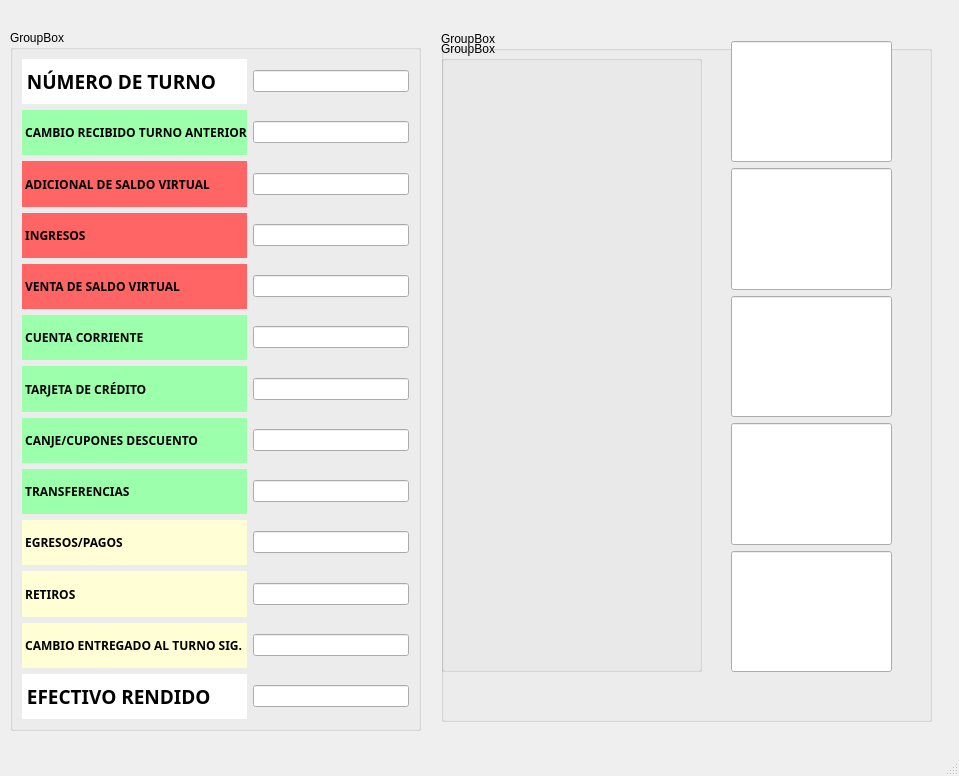
<?xml version="1.0" encoding="UTF-8"?>
<ui version="4.0">
 <class>MainWindow</class>
 <widget class="QMainWindow" name="MainWindow">
  <property name="geometry">
   <rect>
    <x>0</x>
    <y>0</y>
    <width>959</width>
    <height>776</height>
   </rect>
  </property>
  <property name="windowTitle">
   <string>MainWindow</string>
  </property>
  <widget class="QWidget" name="centralwidget">
   <widget class="QGroupBox" name="groupBox_2">
    <property name="geometry">
     <rect>
      <x>441</x>
      <y>31</y>
      <width>491</width>
      <height>691</height>
     </rect>
    </property>
    <property name="sizePolicy">
     <sizepolicy hsizetype="Preferred" vsizetype="MinimumExpanding">
      <horstretch>0</horstretch>
      <verstretch>0</verstretch>
     </sizepolicy>
    </property>
    <property name="title">
     <string>GroupBox</string>
    </property>
    <widget class="QGroupBox" name="groupBox_3">
     <property name="geometry">
      <rect>
       <x>0</x>
       <y>10</y>
       <width>261</width>
       <height>631</height>
      </rect>
     </property>
     <property name="title">
      <string>GroupBox</string>
     </property>
     <widget class="QLabel" name="label">
      <property name="geometry">
       <rect>
        <x>50</x>
        <y>150</y>
        <width>171</width>
        <height>101</height>
       </rect>
      </property>
      <property name="sizePolicy">
       <sizepolicy hsizetype="Expanding" vsizetype="Expanding">
        <horstretch>0</horstretch>
        <verstretch>0</verstretch>
       </sizepolicy>
      </property>
      <property name="text">
       <string/>
      </property>
      <property name="pixmap">
       <pixmap>billete1000.png</pixmap>
      </property>
      <property name="scaledContents">
       <bool>true</bool>
      </property>
     </widget>
     <widget class="QLabel" name="label_3">
      <property name="geometry">
       <rect>
        <x>50</x>
        <y>280</y>
        <width>171</width>
        <height>101</height>
       </rect>
      </property>
      <property name="sizePolicy">
       <sizepolicy hsizetype="Expanding" vsizetype="Expanding">
        <horstretch>0</horstretch>
        <verstretch>0</verstretch>
       </sizepolicy>
      </property>
      <property name="text">
       <string/>
      </property>
      <property name="pixmap">
       <pixmap>billete500.jpg</pixmap>
      </property>
      <property name="scaledContents">
       <bool>true</bool>
      </property>
     </widget>
     <widget class="QLabel" name="label_2">
      <property name="geometry">
       <rect>
        <x>50</x>
        <y>30</y>
        <width>171</width>
        <height>101</height>
       </rect>
      </property>
      <property name="sizePolicy">
       <sizepolicy hsizetype="Expanding" vsizetype="Expanding">
        <horstretch>0</horstretch>
        <verstretch>0</verstretch>
       </sizepolicy>
      </property>
      <property name="text">
       <string/>
      </property>
      <property name="pixmap">
       <pixmap>billete2000.png</pixmap>
      </property>
      <property name="scaledContents">
       <bool>true</bool>
      </property>
     </widget>
     <widget class="QLabel" name="label_4">
      <property name="geometry">
       <rect>
        <x>50</x>
        <y>400</y>
        <width>171</width>
        <height>101</height>
       </rect>
      </property>
      <property name="sizePolicy">
       <sizepolicy hsizetype="Expanding" vsizetype="Expanding">
        <horstretch>0</horstretch>
        <verstretch>0</verstretch>
       </sizepolicy>
      </property>
      <property name="text">
       <string/>
      </property>
      <property name="pixmap">
       <pixmap>billete200.png</pixmap>
      </property>
      <property name="scaledContents">
       <bool>true</bool>
      </property>
     </widget>
     <widget class="QLabel" name="label_5">
      <property name="geometry">
       <rect>
        <x>50</x>
        <y>520</y>
        <width>171</width>
        <height>101</height>
       </rect>
      </property>
      <property name="sizePolicy">
       <sizepolicy hsizetype="Expanding" vsizetype="Expanding">
        <horstretch>0</horstretch>
        <verstretch>0</verstretch>
       </sizepolicy>
      </property>
      <property name="text">
       <string/>
      </property>
      <property name="pixmap">
       <pixmap>billete100.png</pixmap>
      </property>
      <property name="scaledContents">
       <bool>true</bool>
      </property>
     </widget>
    </widget>
    <widget class="QWidget" name="layoutWidget">
     <property name="geometry">
      <rect>
       <x>290</x>
       <y>10</y>
       <width>161</width>
       <height>631</height>
      </rect>
     </property>
     <layout class="QVBoxLayout" name="verticalLayout">
      <item>
       <widget class="QLineEdit" name="lineEdit_14">
        <property name="sizePolicy">
         <sizepolicy hsizetype="Expanding" vsizetype="MinimumExpanding">
          <horstretch>0</horstretch>
          <verstretch>0</verstretch>
         </sizepolicy>
        </property>
        <property name="font">
         <font>
          <pointsize>22</pointsize>
         </font>
        </property>
       </widget>
      </item>
      <item>
       <widget class="QLineEdit" name="lineEdit_15">
        <property name="sizePolicy">
         <sizepolicy hsizetype="Expanding" vsizetype="MinimumExpanding">
          <horstretch>0</horstretch>
          <verstretch>0</verstretch>
         </sizepolicy>
        </property>
        <property name="font">
         <font>
          <pointsize>22</pointsize>
         </font>
        </property>
       </widget>
      </item>
      <item>
       <widget class="QLineEdit" name="lineEdit_16">
        <property name="sizePolicy">
         <sizepolicy hsizetype="Expanding" vsizetype="MinimumExpanding">
          <horstretch>0</horstretch>
          <verstretch>0</verstretch>
         </sizepolicy>
        </property>
        <property name="font">
         <font>
          <pointsize>22</pointsize>
         </font>
        </property>
       </widget>
      </item>
      <item>
       <widget class="QLineEdit" name="lineEdit_17">
        <property name="sizePolicy">
         <sizepolicy hsizetype="Expanding" vsizetype="MinimumExpanding">
          <horstretch>0</horstretch>
          <verstretch>0</verstretch>
         </sizepolicy>
        </property>
        <property name="font">
         <font>
          <pointsize>22</pointsize>
         </font>
        </property>
       </widget>
      </item>
      <item>
       <widget class="QLineEdit" name="lineEdit_18">
        <property name="sizePolicy">
         <sizepolicy hsizetype="Expanding" vsizetype="MinimumExpanding">
          <horstretch>0</horstretch>
          <verstretch>0</verstretch>
         </sizepolicy>
        </property>
        <property name="font">
         <font>
          <pointsize>22</pointsize>
         </font>
        </property>
       </widget>
      </item>
     </layout>
    </widget>
   </widget>
   <widget class="QGroupBox" name="groupBox">
    <property name="geometry">
     <rect>
      <x>10</x>
      <y>30</y>
      <width>411</width>
      <height>701</height>
     </rect>
    </property>
    <property name="title">
     <string>GroupBox</string>
    </property>
    <layout class="QGridLayout" name="gridLayout">
     <item row="3" column="0">
      <widget class="QLabel" name="ingresos">
       <property name="sizePolicy">
        <sizepolicy hsizetype="Preferred" vsizetype="MinimumExpanding">
         <horstretch>0</horstretch>
         <verstretch>0</verstretch>
        </sizepolicy>
       </property>
       <property name="font">
        <font>
         <family>Bahnschrift SemiBold</family>
         <pointsize>9</pointsize>
         <bold>true</bold>
        </font>
       </property>
       <property name="styleSheet">
        <string notr="true">background-color:rgb(255, 101, 101)
</string>
       </property>
       <property name="text">
        <string> INGRESOS</string>
       </property>
      </widget>
     </item>
     <item row="8" column="1">
      <widget class="QLineEdit" name="lineEdit_9"/>
     </item>
     <item row="12" column="0">
      <widget class="QLabel" name="efectivo_rendido">
       <property name="sizePolicy">
        <sizepolicy hsizetype="Preferred" vsizetype="MinimumExpanding">
         <horstretch>0</horstretch>
         <verstretch>0</verstretch>
        </sizepolicy>
       </property>
       <property name="font">
        <font>
         <family>Bahnschrift SemiBold SemiConden</family>
         <pointsize>14</pointsize>
         <bold>true</bold>
        </font>
       </property>
       <property name="styleSheet">
        <string notr="true">background-color:rgb(255, 255, 255)
</string>
       </property>
       <property name="text">
        <string> EFECTIVO RENDIDO</string>
       </property>
      </widget>
     </item>
     <item row="5" column="0">
      <widget class="QLabel" name="cuenta_corr">
       <property name="sizePolicy">
        <sizepolicy hsizetype="Preferred" vsizetype="MinimumExpanding">
         <horstretch>0</horstretch>
         <verstretch>0</verstretch>
        </sizepolicy>
       </property>
       <property name="font">
        <font>
         <family>Bahnschrift SemiBold</family>
         <pointsize>9</pointsize>
         <bold>true</bold>
        </font>
       </property>
       <property name="styleSheet">
        <string notr="true">background-color:rgb(155, 255, 172)
</string>
       </property>
       <property name="text">
        <string> CUENTA CORRIENTE</string>
       </property>
      </widget>
     </item>
     <item row="10" column="1">
      <widget class="QLineEdit" name="lineEdit_11"/>
     </item>
     <item row="2" column="0">
      <widget class="QLabel" name="adi_sal_virtual">
       <property name="sizePolicy">
        <sizepolicy hsizetype="Preferred" vsizetype="MinimumExpanding">
         <horstretch>0</horstretch>
         <verstretch>0</verstretch>
        </sizepolicy>
       </property>
       <property name="font">
        <font>
         <family>Bahnschrift SemiBold</family>
         <pointsize>9</pointsize>
         <bold>true</bold>
        </font>
       </property>
       <property name="styleSheet">
        <string notr="true">background-color:rgb(255, 101, 101)
</string>
       </property>
       <property name="text">
        <string> ADICIONAL DE SALDO VIRTUAL</string>
       </property>
      </widget>
     </item>
     <item row="1" column="1">
      <widget class="QLineEdit" name="lineEdit_2"/>
     </item>
     <item row="2" column="1">
      <widget class="QLineEdit" name="lineEdit_3"/>
     </item>
     <item row="0" column="0">
      <widget class="QLabel" name="num_turno">
       <property name="sizePolicy">
        <sizepolicy hsizetype="Preferred" vsizetype="MinimumExpanding">
         <horstretch>0</horstretch>
         <verstretch>0</verstretch>
        </sizepolicy>
       </property>
       <property name="font">
        <font>
         <family>Bahnschrift SemiBold SemiConden</family>
         <pointsize>14</pointsize>
         <bold>true</bold>
        </font>
       </property>
       <property name="styleSheet">
        <string notr="true">background-color:rgb(255, 255, 255)
</string>
       </property>
       <property name="text">
        <string> NÚMERO DE TURNO</string>
       </property>
      </widget>
     </item>
     <item row="7" column="0">
      <widget class="QLabel" name="canje_cupon">
       <property name="sizePolicy">
        <sizepolicy hsizetype="Preferred" vsizetype="MinimumExpanding">
         <horstretch>0</horstretch>
         <verstretch>0</verstretch>
        </sizepolicy>
       </property>
       <property name="font">
        <font>
         <family>Bahnschrift SemiBold</family>
         <pointsize>9</pointsize>
         <bold>true</bold>
        </font>
       </property>
       <property name="styleSheet">
        <string notr="true">background-color:rgb(155, 255, 172)
</string>
       </property>
       <property name="text">
        <string> CANJE/CUPONES DESCUENTO</string>
       </property>
      </widget>
     </item>
     <item row="3" column="1">
      <widget class="QLineEdit" name="lineEdit_4"/>
     </item>
     <item row="5" column="1">
      <widget class="QLineEdit" name="lineEdit_6"/>
     </item>
     <item row="4" column="1">
      <widget class="QLineEdit" name="lineEdit_5"/>
     </item>
     <item row="10" column="0">
      <widget class="QLabel" name="retiros">
       <property name="sizePolicy">
        <sizepolicy hsizetype="Preferred" vsizetype="MinimumExpanding">
         <horstretch>0</horstretch>
         <verstretch>0</verstretch>
        </sizepolicy>
       </property>
       <property name="font">
        <font>
         <family>Bahnschrift SemiBold</family>
         <pointsize>9</pointsize>
         <bold>true</bold>
        </font>
       </property>
       <property name="styleSheet">
        <string notr="true">background-color:rgb(255, 254, 212)
</string>
       </property>
       <property name="text">
        <string> RETIROS</string>
       </property>
      </widget>
     </item>
     <item row="6" column="0">
      <widget class="QLabel" name="tarj_credito">
       <property name="sizePolicy">
        <sizepolicy hsizetype="Preferred" vsizetype="MinimumExpanding">
         <horstretch>0</horstretch>
         <verstretch>0</verstretch>
        </sizepolicy>
       </property>
       <property name="font">
        <font>
         <family>Bahnschrift SemiBold</family>
         <pointsize>9</pointsize>
         <bold>true</bold>
        </font>
       </property>
       <property name="styleSheet">
        <string notr="true">background-color:rgb(155, 255, 172)
</string>
       </property>
       <property name="text">
        <string> TARJETA DE CRÉDITO</string>
       </property>
      </widget>
     </item>
     <item row="7" column="1">
      <widget class="QLineEdit" name="lineEdit_8"/>
     </item>
     <item row="9" column="1">
      <widget class="QLineEdit" name="lineEdit_10"/>
     </item>
     <item row="0" column="1">
      <widget class="QLineEdit" name="lineEdit"/>
     </item>
     <item row="1" column="0">
      <widget class="QLabel" name="cambio_tur_ant">
       <property name="sizePolicy">
        <sizepolicy hsizetype="Preferred" vsizetype="MinimumExpanding">
         <horstretch>0</horstretch>
         <verstretch>0</verstretch>
        </sizepolicy>
       </property>
       <property name="font">
        <font>
         <family>Bahnschrift SemiBold</family>
         <pointsize>9</pointsize>
         <bold>true</bold>
        </font>
       </property>
       <property name="styleSheet">
        <string notr="true">background-color:rgb(155, 255, 172)
</string>
       </property>
       <property name="text">
        <string> CAMBIO RECIBIDO TURNO ANTERIOR</string>
       </property>
      </widget>
     </item>
     <item row="12" column="1">
      <widget class="QLineEdit" name="lineEdit_13"/>
     </item>
     <item row="8" column="0">
      <widget class="QLabel" name="transferencias">
       <property name="sizePolicy">
        <sizepolicy hsizetype="Preferred" vsizetype="MinimumExpanding">
         <horstretch>0</horstretch>
         <verstretch>0</verstretch>
        </sizepolicy>
       </property>
       <property name="font">
        <font>
         <family>Bahnschrift SemiBold</family>
         <pointsize>9</pointsize>
         <bold>true</bold>
        </font>
       </property>
       <property name="styleSheet">
        <string notr="true">background-color:rgb(155, 255, 172)
</string>
       </property>
       <property name="text">
        <string> TRANSFERENCIAS</string>
       </property>
      </widget>
     </item>
     <item row="11" column="0">
      <widget class="QLabel" name="cambio_tur_sig">
       <property name="sizePolicy">
        <sizepolicy hsizetype="Preferred" vsizetype="MinimumExpanding">
         <horstretch>0</horstretch>
         <verstretch>0</verstretch>
        </sizepolicy>
       </property>
       <property name="font">
        <font>
         <family>Bahnschrift SemiBold</family>
         <pointsize>9</pointsize>
         <bold>true</bold>
        </font>
       </property>
       <property name="styleSheet">
        <string notr="true">background-color:rgb(255, 254, 212)
</string>
       </property>
       <property name="text">
        <string> CAMBIO ENTREGADO AL TURNO SIG.</string>
       </property>
      </widget>
     </item>
     <item row="11" column="1">
      <widget class="QLineEdit" name="lineEdit_12"/>
     </item>
     <item row="4" column="0">
      <widget class="QLabel" name="venta_sal_virtual">
       <property name="sizePolicy">
        <sizepolicy hsizetype="Preferred" vsizetype="MinimumExpanding">
         <horstretch>0</horstretch>
         <verstretch>0</verstretch>
        </sizepolicy>
       </property>
       <property name="font">
        <font>
         <family>Bahnschrift SemiBold</family>
         <pointsize>9</pointsize>
         <bold>true</bold>
        </font>
       </property>
       <property name="styleSheet">
        <string notr="true">background-color:rgb(255, 101, 101)
</string>
       </property>
       <property name="text">
        <string> VENTA DE SALDO VIRTUAL</string>
       </property>
      </widget>
     </item>
     <item row="9" column="0">
      <widget class="QLabel" name="egresos_pagos">
       <property name="sizePolicy">
        <sizepolicy hsizetype="Preferred" vsizetype="MinimumExpanding">
         <horstretch>0</horstretch>
         <verstretch>0</verstretch>
        </sizepolicy>
       </property>
       <property name="font">
        <font>
         <family>Bahnschrift SemiBold</family>
         <pointsize>9</pointsize>
         <bold>true</bold>
        </font>
       </property>
       <property name="styleSheet">
        <string notr="true">background-color:rgb(255, 254, 212)
</string>
       </property>
       <property name="text">
        <string> EGRESOS/PAGOS</string>
       </property>
      </widget>
     </item>
     <item row="6" column="1">
      <widget class="QLineEdit" name="lineEdit_7"/>
     </item>
    </layout>
   </widget>
  </widget>
  <widget class="QMenuBar" name="menubar">
   <property name="geometry">
    <rect>
     <x>0</x>
     <y>0</y>
     <width>959</width>
     <height>22</height>
    </rect>
   </property>
  </widget>
  <widget class="QStatusBar" name="statusbar"/>
 </widget>
 <resources/>
 <connections/>
</ui>
